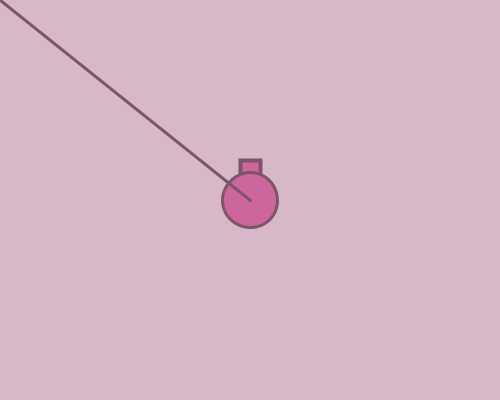
Frame 1 (no input)
Frame 60 (the mouse pressed at the canvas centre just before this capture): identical to frame 1, image omitted
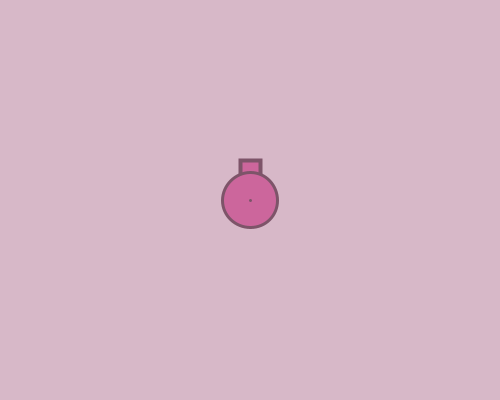
Frame 120 (the mouse held since frame 60 and released just before this capture)

The Processing sketch that drew these frames (run headless with seeded random() and noise(); from frame 60 on, the mouse is pressed at the canvas centre):

// Processing sketch: week07_01_arras01_background_fill_stroke_ellipse_rect_line
// ── week07_01_arras01_background_fill_stroke_ellipse_rect_line.pde
// week07_01_arras01_background_fill_stroke_ellipse_rect_line
void setup(){
    size(500,400);
}

float x= 250,y=200;
void draw(){
  background(215,184,200);
  fill(204,102,156);
  stroke(125,84,105);
  strokeWeight(4);
  rect(240,160,20,20); //砲管
  
 fill(204,102,156);
 stroke(125,84,105);
 strokeWeight(3);
  ellipse(x,y,55,55);//圓形的身體
  
  line(x,y, mouseX,mouseY);

}
